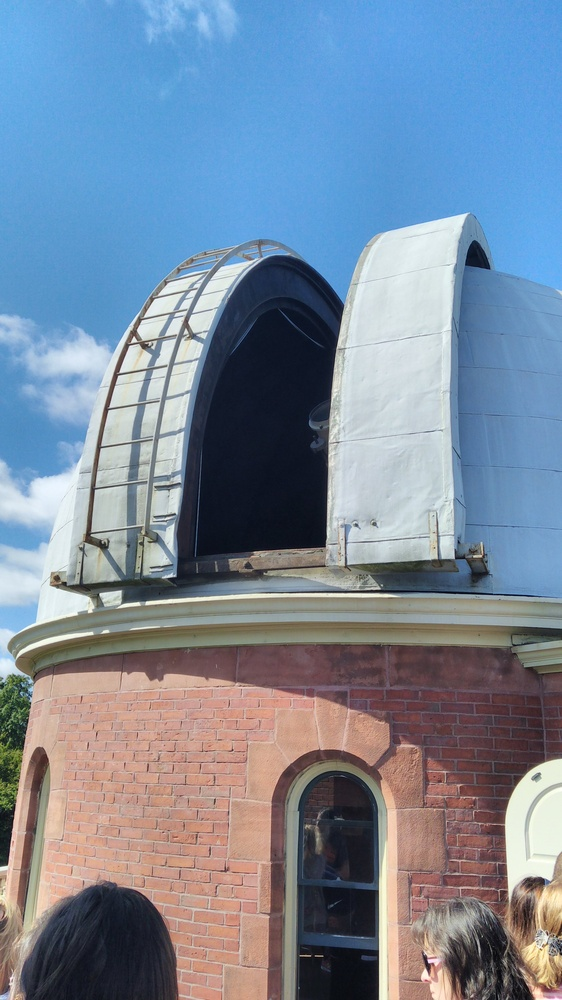
%> input picture hw3/questions/LaddObservatory1.jpg, 562 x 1000 px, shrunk from 2160 x 3840 before the run
$ octave Q1.m   (GNU Octave 9; MATLAB toolbox functions it lacks are replaced by stand-ins)
%> lines starting %> are read from the running program, lines starting %| are printed output that depends on the picture
% [8 lines of commented-out code are left out]
I1 = im2single(imread('../questions/LaddObservatory1.jpg'));
I2 = im2single(imread('../questions/LaddObservatory2.jpg'));
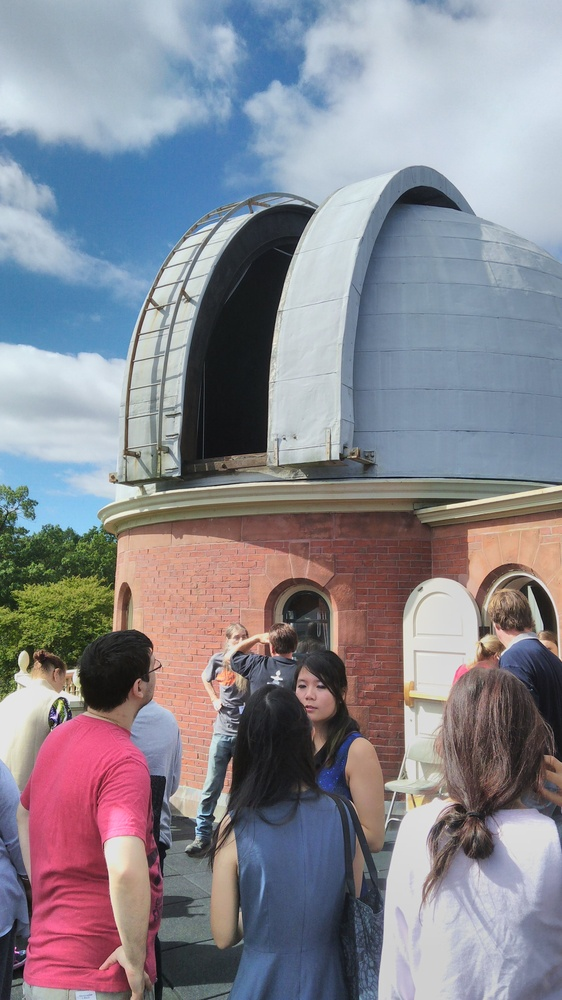
%> input picture hw3/questions/LaddObservatory2.jpg, 562 x 1000 px, shrunk from 2160 x 3840 before the run
%
%imshow(I2);
% I = checkerboard(50,2,2);
f1=figure;
f2=figure;
figure(f1);
l1gray = rgb2gray(I1);
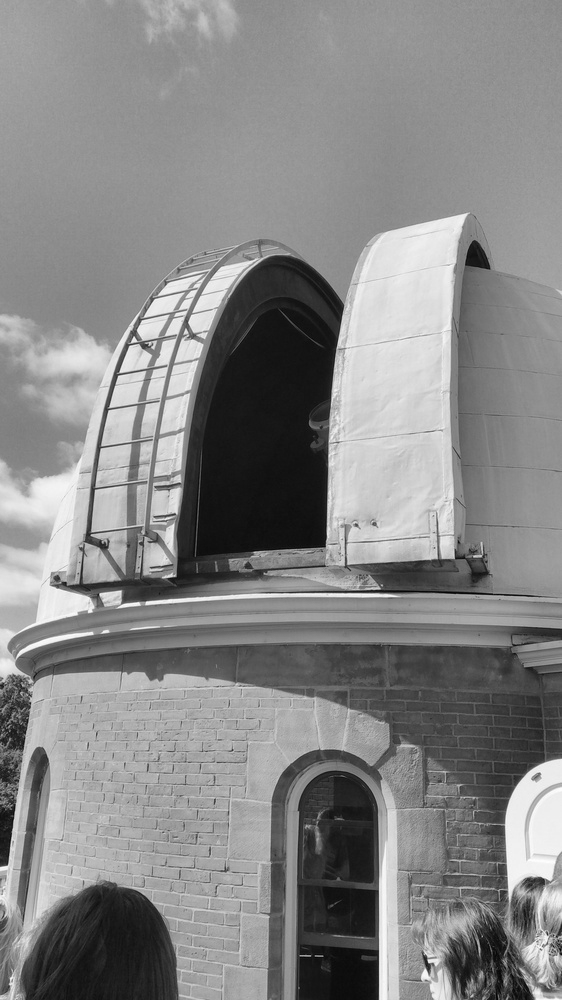
%> l1gray: size 1000x562 single; min 0.00179, max 0.998, mean 0.528
C1 = corner(l1gray);
%> C1 = 200 rows, first 12: [135 338; 429 962; 101 595; 121 373; 92 536; 8 865; 149 345; 110 408; 548 936; 482 557; 176 514; 137 342]
imshow(l1gray)
hold on
plot(C1(:,1),C1(:,2),'r.');
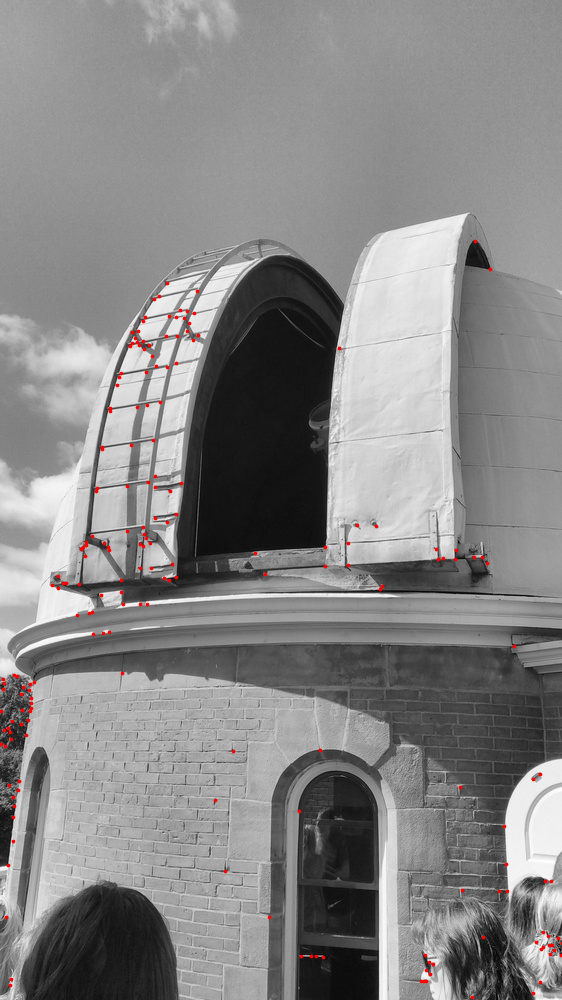
%> figure redrawn from the program's plot data

figure(f2);
l2gray = rgb2gray(I2);
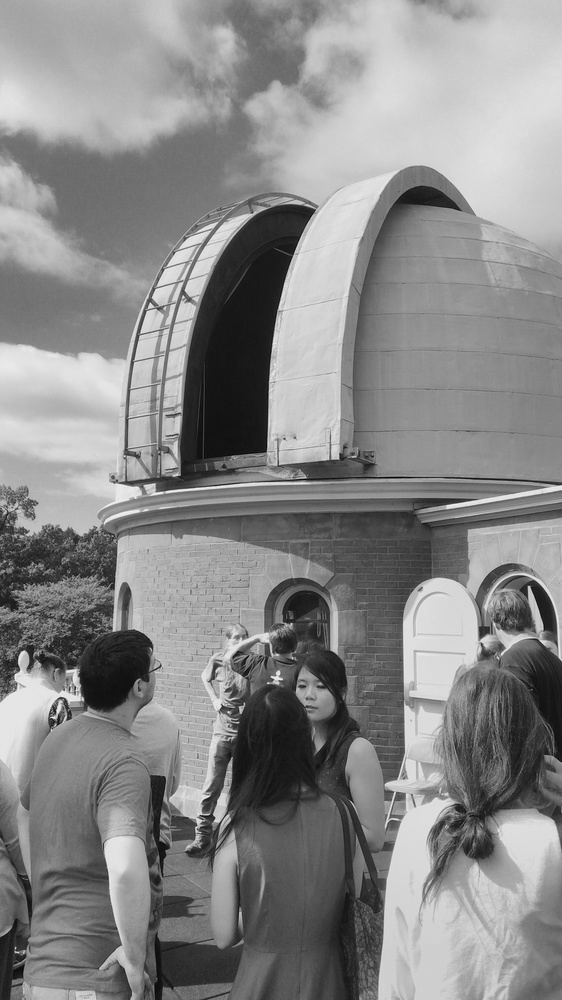
%> l2gray: size 1000x562 single; min 0.0109, max 0.956, mean 0.537
C2 = corner(l2gray);
%> C2 = 200 rows, first 12: [223 707; 530 587; 151 304; 215 819; 52 718; 274 680; 25 651; 56 719; 201 816; 16 952; 197 829; 316 210]
imshow(l2gray)
hold on
plot(C2(:,1),C2(:,2),'r.');
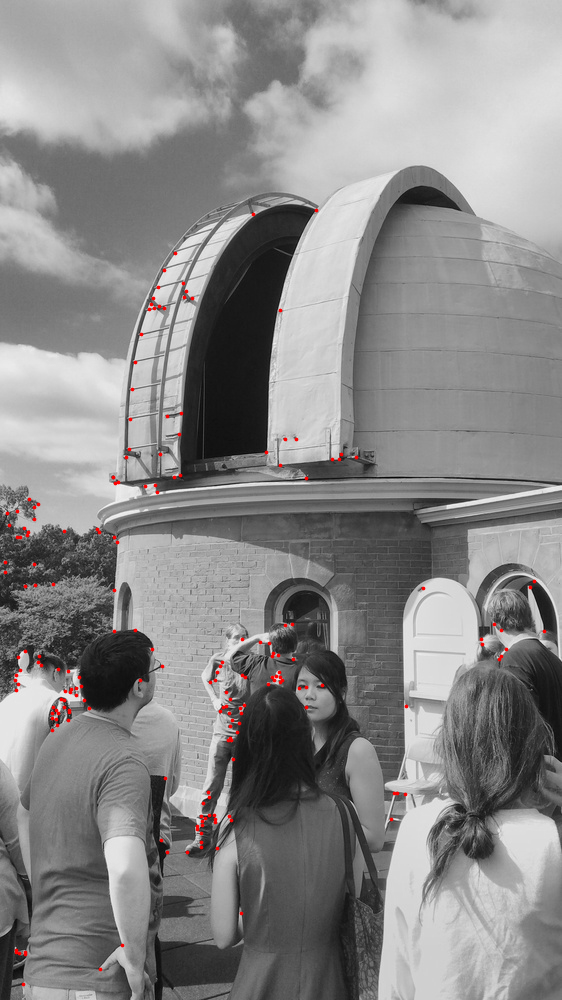
%> figure redrawn from the program's plot data
